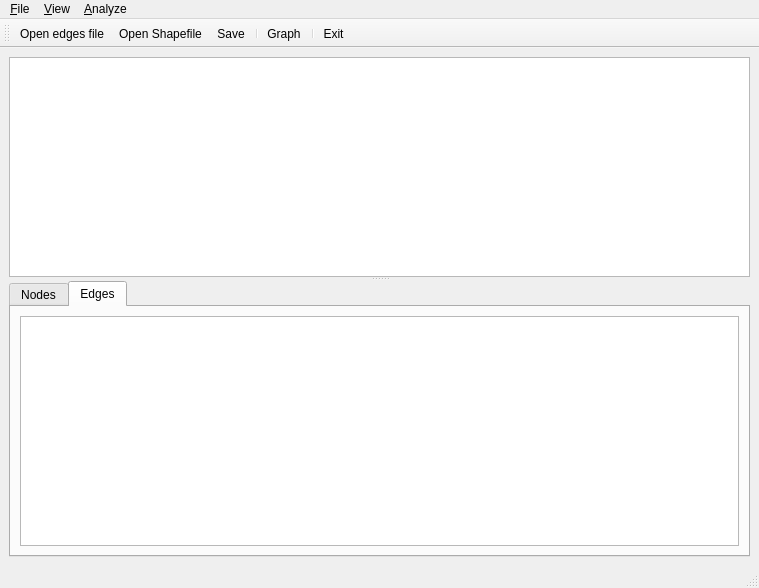
<ui version="4.0" >
 <class>MainWindow</class>
 <widget class="QMainWindow" name="MainWindow" >
  <property name="geometry" >
   <rect>
    <x>0</x>
    <y>0</y>
    <width>759</width>
    <height>588</height>
   </rect>
  </property>
  <property name="windowTitle" >
   <string>Network Editor</string>
  </property>
  <property name="windowIcon" >
   <iconset resource="epigrass.qrc" >
    <normaloff>:/egicon.png</normaloff>:/egicon.png</iconset>
  </property>
  <property name="locale" >
   <locale country="UnitedStates" language="English" />
  </property>
  <widget class="QWidget" name="centralWidget" >
   <layout class="QVBoxLayout" name="verticalLayout" >
    <item>
     <widget class="QSplitter" name="splitter" >
      <property name="orientation" >
       <enum>Qt::Vertical</enum>
      </property>
      <widget class="QGraphicsView" name="graphicsView" >
       <property name="statusTip" >
        <string>Map visualization window</string>
       </property>
       <property name="locale" >
        <locale country="UnitedStates" language="English" />
       </property>
      </widget>
      <widget class="QTabWidget" name="dataPanel" >
       <property name="currentIndex" >
        <number>1</number>
       </property>
       <widget class="QWidget" name="Nodes" >
        <property name="toolTip" >
         <string>Node set</string>
        </property>
        <property name="locale" >
         <locale country="UnitedStates" language="English" />
        </property>
        <attribute name="title" >
         <string>Nodes</string>
        </attribute>
        <layout class="QVBoxLayout" name="verticalLayout_2" >
         <item>
          <widget class="QTableWidget" name="nodeTable" >
           <property name="statusTip" >
            <string>Node list.</string>
           </property>
           <property name="alternatingRowColors" >
            <bool>true</bool>
           </property>
           <property name="sortingEnabled" >
            <bool>false</bool>
           </property>
          </widget>
         </item>
        </layout>
       </widget>
       <widget class="QWidget" name="Edges" >
        <attribute name="title" >
         <string>Edges</string>
        </attribute>
        <layout class="QVBoxLayout" name="verticalLayout_3" >
         <item>
          <widget class="QTableWidget" name="edgeTable" >
           <property name="statusTip" >
            <string comment="Right-click for context menu" >List of edges</string>
           </property>
           <property name="alternatingRowColors" >
            <bool>true</bool>
           </property>
           <property name="sortingEnabled" >
            <bool>false</bool>
           </property>
          </widget>
         </item>
        </layout>
       </widget>
      </widget>
     </widget>
    </item>
   </layout>
  </widget>
  <widget class="QMenuBar" name="menuBar" >
   <property name="geometry" >
    <rect>
     <x>0</x>
     <y>0</y>
     <width>759</width>
     <height>25</height>
    </rect>
   </property>
   <widget class="QMenu" name="menuFile" >
    <property name="locale" >
     <locale country="UnitedStates" language="English" />
    </property>
    <property name="title" >
     <string>&amp;File</string>
    </property>
    <widget class="QMenu" name="menu_Export" >
     <property name="title" >
      <string>&amp;Export</string>
     </property>
     <addaction name="actionDot" />
     <addaction name="actionGML" />
     <addaction name="actionPajek" />
     <addaction name="actionYAML" />
    </widget>
    <addaction name="actionOpen_edges_file" />
    <addaction name="actionOpen_Shapefile" />
    <addaction name="action_Close" />
    <addaction name="separator" />
    <addaction name="action_Save" />
    <addaction name="actionSave_as" />
    <addaction name="menu_Export" />
    <addaction name="separator" />
    <addaction name="actionE_xit" />
   </widget>
   <widget class="QMenu" name="menu_View" >
    <property name="locale" >
     <locale country="UnitedStates" language="English" />
    </property>
    <property name="title" >
     <string>&amp;View</string>
    </property>
    <addaction name="action_Graph" />
   </widget>
   <widget class="QMenu" name="menuAnalyze" >
    <property name="title" >
     <string>&amp;Analyze</string>
    </property>
    <widget class="QMenu" name="menu_Debug" >
     <property name="title" >
      <string>&amp;Debug</string>
     </property>
     <addaction name="actionCheck_Graph" />
    </widget>
    <addaction name="menu_Debug" />
    <addaction name="separator" />
    <addaction name="actionStats" />
   </widget>
   <addaction name="menuFile" />
   <addaction name="menu_View" />
   <addaction name="menuAnalyze" />
  </widget>
  <widget class="QStatusBar" name="statusBar" />
  <widget class="QToolBar" name="toolBar" >
   <property name="windowTitle" >
    <string>toolBar</string>
   </property>
   <attribute name="toolBarArea" >
    <enum>TopToolBarArea</enum>
   </attribute>
   <attribute name="toolBarBreak" >
    <bool>false</bool>
   </attribute>
   <addaction name="actionOpen_edges_file" />
   <addaction name="actionOpen_Shapefile" />
   <addaction name="action_Save" />
   <addaction name="separator" />
   <addaction name="action_Graph" />
   <addaction name="separator" />
   <addaction name="actionE_xit" />
  </widget>
  <action name="actionOpen_edges_file" >
   <property name="icon" >
    <iconset>
     <normalon>:/neteditor/openedges.png</normalon>
    </iconset>
   </property>
   <property name="text" >
    <string>Open &amp;edges file</string>
   </property>
  </action>
  <action name="actionOpen_Shapefile" >
   <property name="icon" >
    <iconset>
     <normalon>:/neteditor/openshape.png</normalon>
    </iconset>
   </property>
   <property name="text" >
    <string>Open &amp;Shapefile</string>
   </property>
  </action>
  <action name="action_Save" >
   <property name="icon" >
    <iconset>
     <normalon>:/neteditor/document-save.png</normalon>
    </iconset>
   </property>
   <property name="text" >
    <string>&amp;Save</string>
   </property>
  </action>
  <action name="actionSave_as" >
   <property name="icon" >
    <iconset>
     <normalon>:/neteditor/document-save-as.png</normalon>
    </iconset>
   </property>
   <property name="text" >
    <string>Save &amp;as</string>
   </property>
  </action>
  <action name="action_Graph" >
   <property name="icon" >
    <iconset>
     <normalon>:/neteditor/graph.png</normalon>
    </iconset>
   </property>
   <property name="text" >
    <string>&amp;Graph</string>
   </property>
  </action>
  <action name="actionE_xit" >
   <property name="icon" >
    <iconset>
     <normalon>:/neteditor/application-exit.png</normalon>
    </iconset>
   </property>
   <property name="text" >
    <string>E&amp;xit</string>
   </property>
  </action>
  <action name="actionStats" >
   <property name="text" >
    <string>Stats</string>
   </property>
  </action>
  <action name="action_Close" >
   <property name="text" >
    <string>&amp;Close</string>
   </property>
  </action>
  <action name="actionCheck_Graph" >
   <property name="text" >
    <string>Check Graph</string>
   </property>
  </action>
  <action name="actionDot" >
   <property name="text" >
    <string>Dot</string>
   </property>
  </action>
  <action name="actionGML" >
   <property name="text" >
    <string>GML</string>
   </property>
  </action>
  <action name="actionPajek" >
   <property name="text" >
    <string>Pajek</string>
   </property>
  </action>
  <action name="actionYAML" >
   <property name="text" >
    <string>YAML</string>
   </property>
  </action>
 </widget>
 <resources>
  <include location="epigrass.qrc" />
 </resources>
 <connections/>
</ui>
